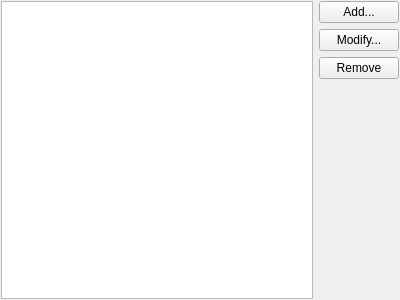
<?xml version="1.0" encoding="UTF-8"?>
<ui version="4.0">
 <class>AccountsListWidget</class>
 <widget class="QWidget" name="AccountsListWidget">
  <property name="geometry">
   <rect>
    <x>0</x>
    <y>0</y>
    <width>400</width>
    <height>300</height>
   </rect>
  </property>
  <property name="windowTitle">
   <string/>
  </property>
  <layout class="QHBoxLayout" name="horizontalLayout">
   <property name="margin">
    <number>1</number>
   </property>
   <item>
    <widget class="QTreeView" name="AccountsTree_"/>
   </item>
   <item>
    <layout class="QVBoxLayout" name="verticalLayout">
     <item>
      <widget class="QPushButton" name="AddButton_">
       <property name="text">
        <string>Add...</string>
       </property>
       <property name="icon">
        <iconset theme="list-add"/>
       </property>
      </widget>
     </item>
     <item>
      <widget class="QPushButton" name="ModifyButton_">
       <property name="text">
        <string>Modify...</string>
       </property>
       <property name="icon">
        <iconset theme="document-edit"/>
       </property>
      </widget>
     </item>
     <item>
      <widget class="QPushButton" name="RemoveButton_">
       <property name="text">
        <string>Remove</string>
       </property>
       <property name="icon">
        <iconset theme="list-remove"/>
       </property>
      </widget>
     </item>
     <item>
      <spacer name="verticalSpacer">
       <property name="orientation">
        <enum>Qt::Vertical</enum>
       </property>
       <property name="sizeHint" stdset="0">
        <size>
         <width>20</width>
         <height>40</height>
        </size>
       </property>
      </spacer>
     </item>
    </layout>
   </item>
  </layout>
 </widget>
 <resources/>
 <connections/>
</ui>
